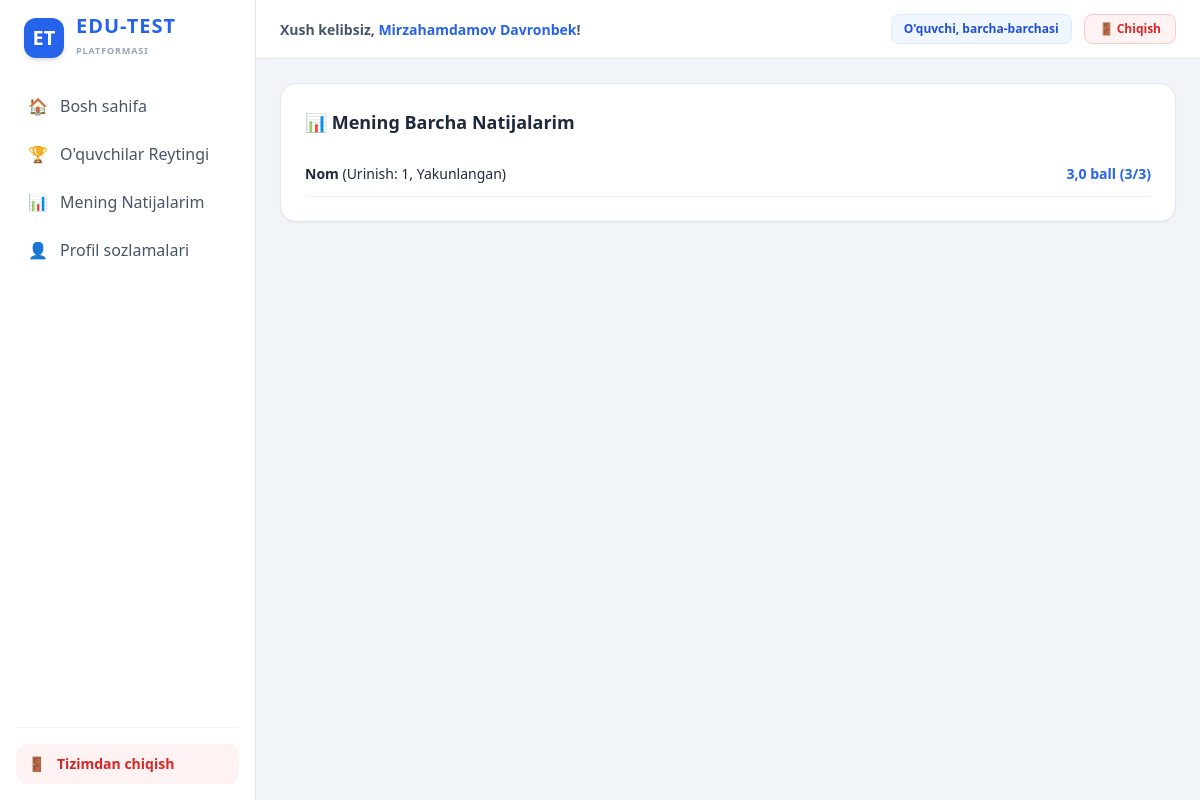
Page /student/results/ (signed in) on the committed database.
### accounts/models.py (models this page shows, shortened)
class User(AbstractUser):
    full_name = models.CharField(max_length=150, blank=True, null=True)
    role = models.CharField(max_length=10, choices=[('teacher','Ustoz'),('student','Oquvchi')], default='student')
    subject = models.CharField(max_length=100, blank=True, null=True)
    grade = models.CharField(max_length=10, default='barcha')
    letter = models.CharField(max_length=10, default='barchasi')
    monthly_champion_count = models.PositiveIntegerField(default=0)
    google_id = models.CharField(max_length=255, blank=True, null=True, unique=True)
    google_email = models.EmailField(blank=True, null=True)
    google_access_token = models.TextField(blank=True, null=True)
    google_refresh_token = models.TextField(blank=True, null=True)
    google_cloud_folder_id = models.CharField(max_length=255, blank=True, null=True)
    google_cloud_bucket = models.CharField(max_length=255, blank=True, null=True)
    def is_teacher(self): return self.role == 'teacher'
    def get_display_name(self):
        name = self.full_name if self.full_name else self.username
        if self.role == 'student' and self.monthly_champion_count > 0:
            if self.monthly_champion_count == 1:
                return f"{name} 👑 (Chempion)"
            else:
                return f"{name} 👑 ({self.monthly_champion_count}xChempion)"
        return name

class TestAttempt(models.Model):
    STATUS = [('in_progress','Ishlanmoqda'),('blocked','Bloklangan'),('completed','Yakunlangan'),('disqualified','Chetlatilgan')]
    student = models.ForeignKey(User, on_delete=models.CASCADE, related_name='attempts', null=True, blank=True)
    test = models.ForeignKey(Test, on_delete=models.CASCADE, related_name='attempts')
    started_at = models.DateTimeField(auto_now_add=True)
    finished_at = models.DateTimeField(null=True, blank=True)
    status = models.CharField(max_length=20, choices=STATUS, default='in_progress')
    score = models.FloatField(default=0.0)
    correct_count = models.PositiveIntegerField(default=0)
    total_questions = models.PositiveIntegerField(default=0)
    violation_count = models.PositiveIntegerField(default=0)
    excuse_message = models.TextField(blank=True, null=True)
    attempt_number = models.PositiveIntegerField(default=1)

class Test(models.Model):
    TEST_TYPES = [
        ('exam', 'Nazorat ishi'),
        ('practice', 'Mashg`ulot (qayta-qayta urinish)'),
        ('survey', 'So`rovnoma'),
        ('anonymous', 'Anonim so`rovnoma')
    ]
    title = models.CharField(max_length=255)
    subject = models.CharField(max_length=100)
    creator = models.ForeignKey(User, on_delete=models.CASCADE, related_name='created_tests')
    status = models.CharField(max_length=12, choices=[('draft','Qoralama'),('published','Faol'),('closed','Yakunlangan')], default='draft')
    test_type = models.CharField(max_length=15, choices=TEST_TYPES, default='exam')
    duration_minutes = models.PositiveIntegerField(default=45)
    start_time = models.DateTimeField(default=timezone.now)
    deadline = models.DateTimeField(null=True, blank=True)
    target_grade = models.CharField(max_length=10, default='barcha')
    target_letter = models.CharField(max_length=10, default='barchasi')
    allow_teachers = models.BooleanField(default=False)
    created_at = models.DateTimeField(auto_now_add=True)
    teacher_cloud_file_id = models.CharField(max_length=255, blank=True, null=True)
    teacher_cloud_url = models.URLField(max_length=500, blank=True, null=True)
    teacher_cloud_provider = models.CharField(max_length=50, default='teacher_google_cloud')
    cloud_synced_at = models.DateTimeField(null=True, blank=True)

### accounts/views.py (the view)
# urls.py: path('student/results/', views.student_results_view, name='student_results'),
@login_required
def student_results_view(request):
    if request.user.is_teacher(): return HttpResponseForbidden()
    my_attempts = TestAttempt.objects.filter(student=request.user).order_by('-started_at')
    return render(request, 'accounts/student_results.html', {'my_attempts': my_attempts})

### accounts/templates/accounts/student_results.html
{% extends 'accounts/base.html' %}{% block content %}
<div class="bg-white p-6 rounded-2xl shadow-sm border border-slate-200">
<h2 class="font-bold mb-4 text-lg">📊 Mening Barcha Natijalarim</h2>
{% for a in my_attempts %}
<div class="border-b border-slate-100 py-3 flex justify-between items-center text-sm">
<span><b>{{ a.test.title }}</b> (Urinish: {{ a.attempt_number }}, {{ a.get_status_display }})</span>
<b class="text-blue-600">{{ a.score }} ball ({{ a.correct_count }}/{{ a.total_questions }})</b>
</div>
{% empty %}
<p class="text-slate-400 text-sm">Hali test ishlamagansiz.</p>
{% endfor %}
</div>
{% endblock %}

### accounts/templates/accounts/base.html (shortened to what this page needs)
<!DOCTYPE html><html lang="uz"><head><meta charset="UTF-8"><title>EDU-TEST — Zamonaviy Test Platformasi</title><script src="https://cdn.tailwindcss.com"></script><script src="https://cdn.jsdelivr.net/npm/chart.js"></script></head>
<body class="bg-slate-100 min-h-screen text-slate-800 font-sans antialiased overflow-x-hidden">
{% if user.is_authenticated %}
<div class="flex h-screen overflow-hidden">
    <aside class="hidden md:flex flex-col w-64 bg-white border-r border-slate-200 p-4 shrink-0 overflow-y-auto">
        <a href="{% url 'dashboard' %}" class="flex items-center gap-3 mb-6 px-2">
            <div class="w-10 h-10 rounded-xl bg-blue-600 flex items-center justify-center shadow-md text-white font-black text-xl">ET</div>
            <div>
                <span class="text-xl font-black text-blue-600 tracking-wider block leading-none">EDU-TEST</span>
                <span class="text-[9px] font-bold text-slate-400 tracking-widest uppercase">Platformasi</span>
            </div>
        </a>
        <nav class="space-y-1">
            <a href="{% url 'dashboard' %}" class="flex items-center gap-3 px-3 py-2.5 rounded-xl hover:bg-slate-50 text-slate-600 font-medium transition">
                <span>🏠</span> Bosh sahifa
            </a>
            {% if user.is_teacher %}
            <a href="{% url 'teacher_tests' %}" class="flex items-center gap-3 px-3 py-2.5 rounded-xl hover:bg-slate-50 text-slate-600 font-medium transition">
                <span>☁️</span> Mening Testlarim (Cloud)
            </a>
            <a href="{% url 'students_list' %}" class="flex items-center gap-3 px-3 py-2.5 rounded-xl hover:bg-slate-50 text-slate-600 font-medium transition">
                <span>👥</span> O'quvchilar
            </a>
            <a href="{% url 'teacher_complaints' %}" class="flex items-center gap-3 px-3 py-2.5 rounded-xl hover:bg-slate-50 text-slate-600 font-medium transition">
                <span>⚠️</span> Shikoyat va Takliflar
            </a>
            <a href="{% url 'test_create' %}" class="flex items-center gap-3 px-3 py-2.5 rounded-xl hover:bg-slate-50 text-slate-600 font-medium transition">
                <span>➕</span> Yangi test yaratish
            </a>
            <a href="{% url 'sample_docx' %}" class="flex items-center gap-3 px-3 py-2.5 rounded-xl hover:bg-slate-50 text-slate-600 font-medium transition">
                <span>📥</span> Namuna .docx fayl
            </a>
            {% else %}
            <a href="{% url 'student_rankings' %}" class="flex items-center gap-3 px-3 py-2.5 rounded-xl hover:bg-slate-50 text-slate-600 font-medium transition">
                <span>🏆</span> O'quvchilar Reytingi
            </a>
            <a href="{% url 'student_results' %}" class="flex items-center gap-3 px-3 py-2.5 rounded-xl hover:bg-slate-50 text-slate-600 font-medium transition">
                <span>📊</span> Mening Natijalarim
            </a>
            {% endif %}
            <a href="{% url 'profile' %}" class="flex items-center gap-3 px-3 py-2.5 rounded-xl hover:bg-slate-50 text-slate-600 font-medium transition">
                <span>👤</span> Profil sozlamalari
            </a>
        </nav>
        <div class="mt-auto pt-4 border-t border-slate-100">
            <a href="{% url 'logout' %}" class="flex items-center gap-3 px-3 py-2.5 rounded-xl bg-red-50 hover:bg-red-100 text-red-600 font-bold transition text-sm">
                <span>🚪</span> Tizimdan chiqish
            </a>
        </div>
    </aside>
    <div class="flex flex-col flex-1 h-full overflow-hidden">
        <header class="bg-white border-b border-slate-200 px-6 py-3.5 flex justify-between items-center shadow-xs shrink-0">
            <div class="hidden md:block">
                <span class="text-sm font-bold text-slate-600">Xush kelibsiz, <span class="text-blue-600">{{ user.get_display_name }}</span>!</span>
            </div>
            <div class="flex gap-3 items-center">
                <span class="text-xs font-bold text-blue-700 bg-blue-50 px-3 py-1.5 rounded-lg border border-blue-100">
                    {% if user.is_teacher %}Ustoz ({{ user.subject|default:"Fan kiritilmagan" }}){% else %}O'quvchi, {{ user.grade }}-{{ user.letter }}{% endif %}
                </span>
                <a href="{% url 'logout' %}" class="border border-red-200 bg-red-50 hover:bg-red-100 text-red-600 px-3.5 py-1.5 rounded-lg text-xs font-bold transition flex items-center gap-1">🚪 Chiqish</a>
            </div>
        </header>
        <main class="flex-1 overflow-y-auto p-6 bg-slate-100">
            <div class="max-w-5xl mx-auto">
                {% block content %}{% endblock %}
            </div>
        </main>
    </div>
</div>
{% else %}
<div class="max-w-6xl mx-auto p-6">{% block content_guest %}{% endblock %}</div>
{% endif %}
</body></html>

### rows in the picture
User: get_display_name "Mirzahamdamov Davronbek", grade "barcha", letter "barchasi"
TestAttempt: test "Nom", attempt_number "1", status "Yakunlangan", score "3,0", correct_count "3", total_questions "3"
